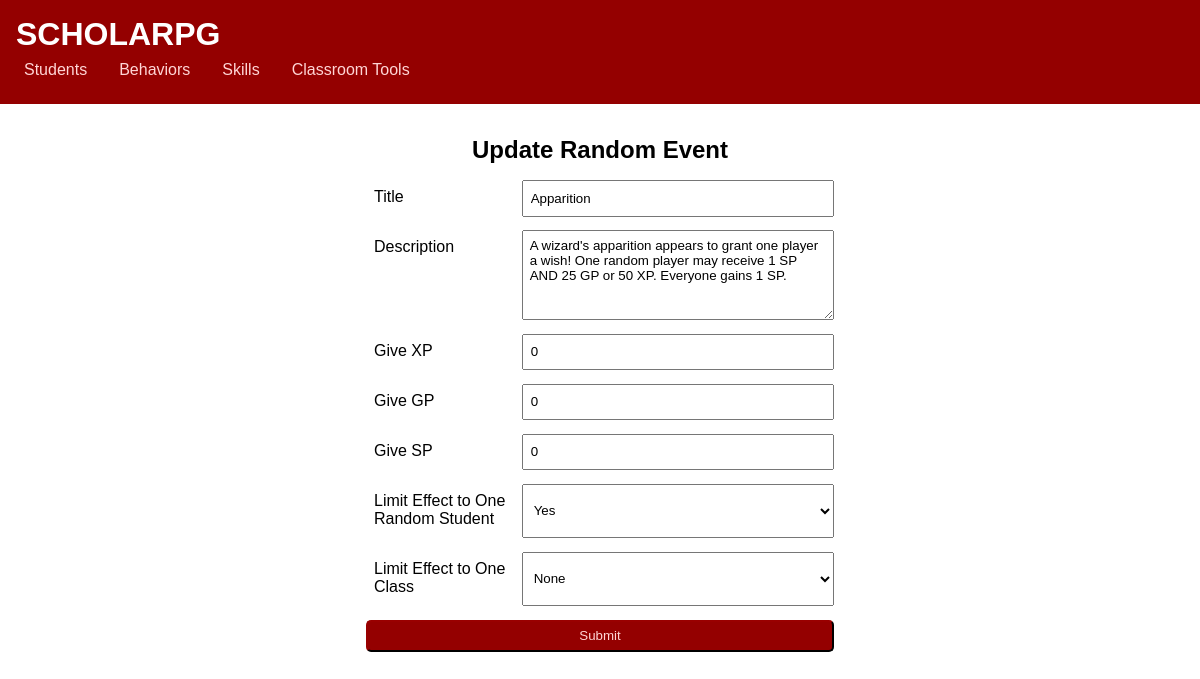
/update_random_event_form/6, run on the app's committed database.
### student_hub/models.py (models this page shows)
class RandomEvents(models.Model):
    title = models.CharField(max_length=100)
    desc = models.CharField(max_length=500)
    sp = models.IntegerField(default=0)
    xp = models.IntegerField(default=0)
    gp = models.IntegerField(default=0)
    charClass = models.CharField(max_length=50)
    randomStudent = models.BooleanField(default=False)
    class Meta:
        db_table = "random-events"

### scholarpg/views.py (the view)
# urls.py: path('update_random_event_form/<int:pk>', views.update_random_event_form),
def update_random_event_form(req, pk):
    event = RandomEvents.objects.get(pk=pk)
    context={'event': event}
    return render(req, 'update_random_event_form.html', context)

### templates/update_random_event_form.html (shortened to what this page needs)
{% extends "main_template.html" %}
{% block content %}
<h2>Update Random Event</h2>
<form action="../update_random_event/{{event.pk}}" method="POST">
    <label for="title">Title</label>
    <input name="title" id="title" type="text" value="{{event.title}}" required="required">
    <label for="desc">Description</label>
    <textarea name="desc" id="desc" rows="5" required="required">{{event.desc}}</textarea>
    <label for="xp">Give XP</label>
    <input name="xp" id="xp" type="number" value="0" value="{{event.xp}}" required="required">
    <label for="gp">Give GP</label>
    <input name="gp" id="gp" type="number" value="0" value="{{event.gp}}" required="required">
    <label for="sp">Give SP</label>
    <input name="sp" id="sp" type="number" value="0" value="{{event.sp}}" required="required">
    <label for="randomStudent">Limit Effect to One Random Student</label>
    <select name="randomStudent" id="randomStudent" required="required">
        <option value="True" {% if event.randomStudent == True %}selected{%endif%}>Yes</option>
    </select>
    <label for="charClass">Limit Effect to One Class</label>
    <select name="charClass" id="charClass" required="required">
        <option value="None" {% if event.charClass == "None" %}selected{%endif%}>None</option>
    </select>
    <button type="submit" value="update">Submit</button>
</form>
{% endblock %}

### static/css/main.css (style rules this page uses)
* { margin: 0; padding: 0; box-sizing: border-box; }
body { min-height: 100vh; display: grid; grid-template-rows: 120px 1fr; font-family: Arial, Helvetica, sans-serif; }
textarea { font-family: Arial, Helvetica, sans-serif; }
form { max-width: 500px; display: grid; grid-template-columns: 1fr 2fr; padding: 1em; justify-self: center; }
form input, label, select, button, textarea { margin-bottom: 1em; padding: .5em; }
form button { background-color: #940000; color: #ffd5d5; border-radius: 5px; border-color: #450000; grid-column-start: 1; grid-column-end: 3; }

### data on the page
RandomEvents: title "Apparition", desc "A wizard's apparition appears to grant one player a wish! One random player may receive 1 SP AND 25 GP or 50 XP. Everyone gains 1 SP.", xp "0", gp "0", randomStudent "Yes", charClass "None"
